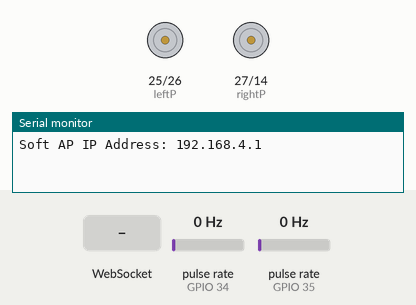
Simulated run of this sketch. Board: ESP32. Shown: motor-driver pin pairs drawn as motors (green arrow = first pin HIGH = forward, orange = second pin HIGH = backward, longer = more drive), the last lines printed to the serial monitor. Wiring (inferred from the names in the program): 2 × pulse sensor: data GPIO 34 / data GPIO 35. The inputs (shaded band) are chosen by the test bench; at power-on: pulse rate (sensors on GPIO 34, GPIO 35) 0 Hz. WiFi joins after 1.5 s; servers stay silent unless stated.

Above: at 1.2 s.
1.3 s: WebSocket text "1" received
At 1.9 s:
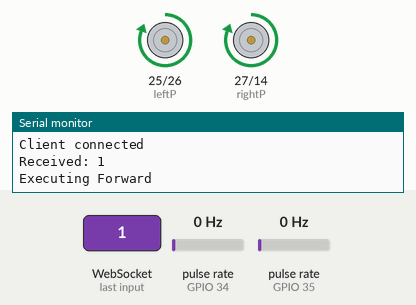
2.8 s: WebSocket text "3" received
At 3.1 s:
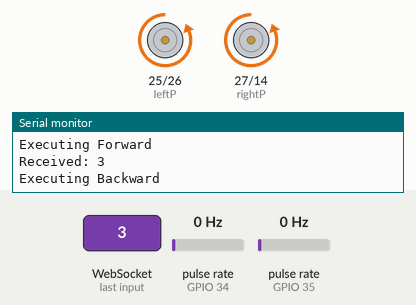
4.3 s: WebSocket text "2" received
At 5.4 s:
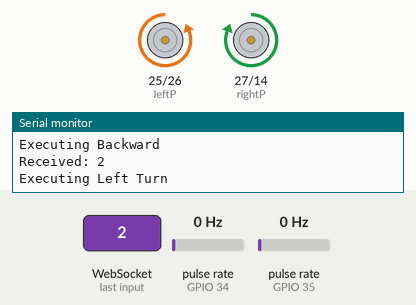
Timing chart, 0 to 7.3 s (numbered marks = the images above; inputs shaded):
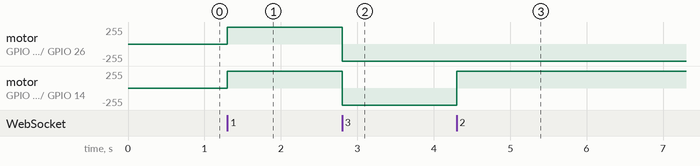

Measured:
- after the input at 1.3 s, motor on GPIO 25 (leftP) / GPIO 26 (leftN), motor on GPIO 27 (rightP) / GPIO 14 (rightN): stopped → forward 255/255 at once
- after the input at 2.8 s, motor on GPIO 25 (leftP) / GPIO 26 (leftN), motor on GPIO 27 (rightP) / GPIO 14 (rightN): forward 255/255 → backward 255/255 at once
- after the input at 4.3 s, motor on GPIO 27 (rightP) / GPIO 14 (rightN): backward 255/255 → forward 255/255 at once

The sketch:

esp32_ros_main.ino
```cpp
#include <WiFi.h>
#include <ESPAsyncWebServer.h>

const char* ssid = "Ayken";
const char* password = "Jake1044";

const int leftP = 25;
const int leftN = 26;
const int rightP = 27;
const int rightN = 14;

const int pwmfreq = 1000;
const int pwmResolution = 8; // 8-bit resolution: 0-255
const int pwmMax = 255;

// Encoder pins
const int encoder1 = 34;
const int encoder2 = 35;

// Encoder tick counters
volatile int encoder1Ticks = 0;
volatile int encoder2Ticks = 0;

unsigned long lastRPMUpdate = 0;
float rpmMotor1 = 0.0;
float rpmMotor2 = 0.0;
const int ticksPerRevolution = 20;


AsyncWebServer server(80);

// WebSocket on "/ws" endpoint
AsyncWebSocket ws("/ws");
AsyncWebSocket ws_rpm("/ws_rpm");
AsyncWebSocket ws_constants("/ws_constants");


void IRAM_ATTR onEncoder1Tick() {
  encoder1Ticks++;
}
void IRAM_ATTR onEncoder2Tick() {
  encoder2Ticks++;
}

//kalman
float est_rpm1 = 0.0;
float err_est1 = 1.0;
float q1 = 0.5;
float r1 = 5.0;
float est_rpm2 = 0.0;
float err_est2 = 1.0;
float q2 = 0.5;
float r2 = 5.0;

float kalmanUpdate(float meas, float &est, float &err_est, float q, float r) {
  err_est += q;
  float k = err_est / (err_est + r);
  est = est + k * (meas - est);
  err_est = (1 - k) * err_est;

  return est;
}


//pid
float targetRPM = 2000.0;
float kp = 2.5, ki = 0.05, kd = 0.5;
float error1 = 0.0, error2 = 0.0;
float prevError1 = 0.0, prevError2 = 0.0;
float integral1 = 0.0, integral2 = 0.0;

int pwm1;
int pwm2;


void setup() {
  Serial.begin(115200);

  //WiFi.begin(ssid, password);
  WiFi.softAP(ssid, password);

//  while (WiFi.status() != WL_CONNECTED) {
//    delay(500);
//    Serial.print(".");
//  }


  IPAddress IP = WiFi.softAPIP();
  Serial.print("Soft AP IP Address: ");
  Serial.println(IP);


  ws.onEvent(onWsEvent);
  ws_constants.onEvent(onConstantsEvent);
  server.addHandler(&ws);
  server.addHandler(&ws_constants);
  server.addHandler(&ws_rpm);

  server.begin();

  pinMode(encoder1, INPUT_PULLUP);
  pinMode(encoder2, INPUT_PULLUP);
  attachInterrupt(digitalPinToInterrupt(encoder1), onEncoder1Tick, RISING);
  attachInterrupt(digitalPinToInterrupt(encoder2), onEncoder2Tick, RISING);

  pinMode(leftP, OUTPUT);
  pinMode(leftN, OUTPUT);
  pinMode(rightP, OUTPUT);
  pinMode(rightN, OUTPUT);
  ledcAttach(rightP,pwmfreq,pwmResolution);
  ledcAttach(leftP,pwmfreq,pwmResolution);
  ledcAttach(rightN,pwmfreq,pwmResolution);
  ledcAttach(leftN,pwmfreq,pwmResolution);

  stopbot();

}

void loop() {


  unsigned long currentTime = millis();
  if (currentTime - lastRPMUpdate >= 1000) {
        noInterrupts();
        //rpmMotor1 = (encoder1Ticks / (float)ticksPerRevolution) * 60.0;
        //rpmMotor2 = (encoder2Ticks / (float)ticksPerRevolution) * 60.0;

        float raw_rpm1 = (encoder1Ticks / (float)ticksPerRevolution) * 60.0;
        float raw_rpm2 = (encoder2Ticks / (float)ticksPerRevolution) * 60.0;

        rpmMotor1 = kalmanUpdate(raw_rpm1, est_rpm1, err_est1, q1, r1);
        rpmMotor2 = kalmanUpdate(raw_rpm2, est_rpm2, err_est2, q2, r2);

        encoder1Ticks = 0;
        encoder2Ticks = 0;
        interrupts();

        lastRPMUpdate = currentTime;
        String rpmMessage = "RPM1: " + String(rpmMotor1, 2) + ", RPM2: " + String(rpmMotor2, 2);

        ws_rpm.textAll(rpmMessage);

       //Serial.println("[Broadcast] " + rpmMessage);
    }

        error1 = targetRPM - rpmMotor1;
        error2 = targetRPM - rpmMotor2;

        integral1 += error1;
        integral2 += error2;

        float derivative1 = error1 - prevError1;
        float derivative2 = error2 - prevError2;

        pwm1 = constrain(kp * error1 + ki * integral1 + kd * derivative1, 150, 255);
        pwm2 = constrain(kp * error2 + ki * integral2 + kd * derivative2, 150, 255);

        prevError1 = error1;
        prevError2 = error2;


}

void onWsEvent(AsyncWebSocket *server, AsyncWebSocketClient *client, AwsEventType type, void *arg, uint8_t *data, size_t len) {
  if (type == WS_EVT_CONNECT) {
    Serial.println("Client connected");
  } else if (type == WS_EVT_DISCONNECT) {
    Serial.println("Client disconnected");
  } else if (type == WS_EVT_DATA) {
    char messageStr[16];
    memcpy(messageStr, data, len);
    messageStr[len] = '\0';

    int message = atoi(messageStr);
    Serial.print("Received: ");
    Serial.println(message);
    movement(message);

  }
}

void onConstantsEvent(AsyncWebSocket *server, AsyncWebSocketClient *client,
                      AwsEventType type, void *arg, uint8_t *data, size_t len) {
  if (type == WS_EVT_CONNECT) {
    Serial.println("Constants client connected");
  } else if (type == WS_EVT_DISCONNECT) {
    Serial.println("Constants client disconnected");
  } else if (type == WS_EVT_DATA) {
    String payload = String((char*)data).substring(0, len);
    Serial.print("Received constants: ");
    Serial.println(payload);

    float values[6];
    int idx = 0;

    for (int i = 0; i < 6; i++) {
      int commaIndex = payload.indexOf(',', idx);
      if (commaIndex == -1 && i < 4) {
        Serial.println("Error parsing constants");
        return;
      }

      String part = (i < 5) ? payload.substring(idx, commaIndex) : payload.substring(idx);
      values[i] = part.toFloat();
      idx = commaIndex + 1;
    }

    kp = values[0];
    ki = values[1];
    kd = values[2];
    q1 = q2 = values[3];
    r1 = r2 = values[4];
    targetRPM = values[5];

    Serial.println("Constants updated:");
    Serial.println("Kp: " + String(kp));
    Serial.println("Ki: " + String(ki));
    Serial.println("Kd: " + String(kd));
    Serial.println("Q: " + String(q1));
    Serial.println("R: " + String(r1));
  }
}


void movement(int cmdValue) {

  switch (cmdValue) {
    case 1:
      Serial.println("Executing Forward");
      Forward();
      break;
    case 3:
      Serial.println("Executing Backward");
      Backward();
      break;
    case 2:
      Serial.println("Executing Left Turn");
      Left();
      break;
    case 4:
      Serial.println("Executing Right Turn");
      Right();
      break;
    case 5:
      Serial.println("Stopping");
      stopbot();
      break;
    default:
      Serial.println("Unknown Command ++ stopping");
      stopbot();
      break;
  }
}

void Forward() {
  ledcWrite(leftP, pwm1);
  ledcWrite(leftN, 0);
  ledcWrite(rightP, pwm2);
  ledcWrite(rightN, 0);
}

void Backward() {
  ledcWrite(leftN, pwm1);
  ledcWrite(leftP, 0);
  ledcWrite(rightN, pwm2);
  ledcWrite(rightP, 0);
}

void Left() {
  ledcWrite(leftP, 0);
  ledcWrite(leftN, pwm1);
  ledcWrite(rightP, pwm2);
  ledcWrite(rightN, 0);
}

void Right() {
  ledcWrite(leftP, 0);
  ledcWrite(leftN, pwm1);
  ledcWrite(rightP, 0);
  ledcWrite(rightN, pwm2);
}

void stopbot() {
  ledcWrite(leftP, 0);
  ledcWrite(leftN, 0);
  ledcWrite(rightP, 0);
  ledcWrite(rightN, 0);

}
```
